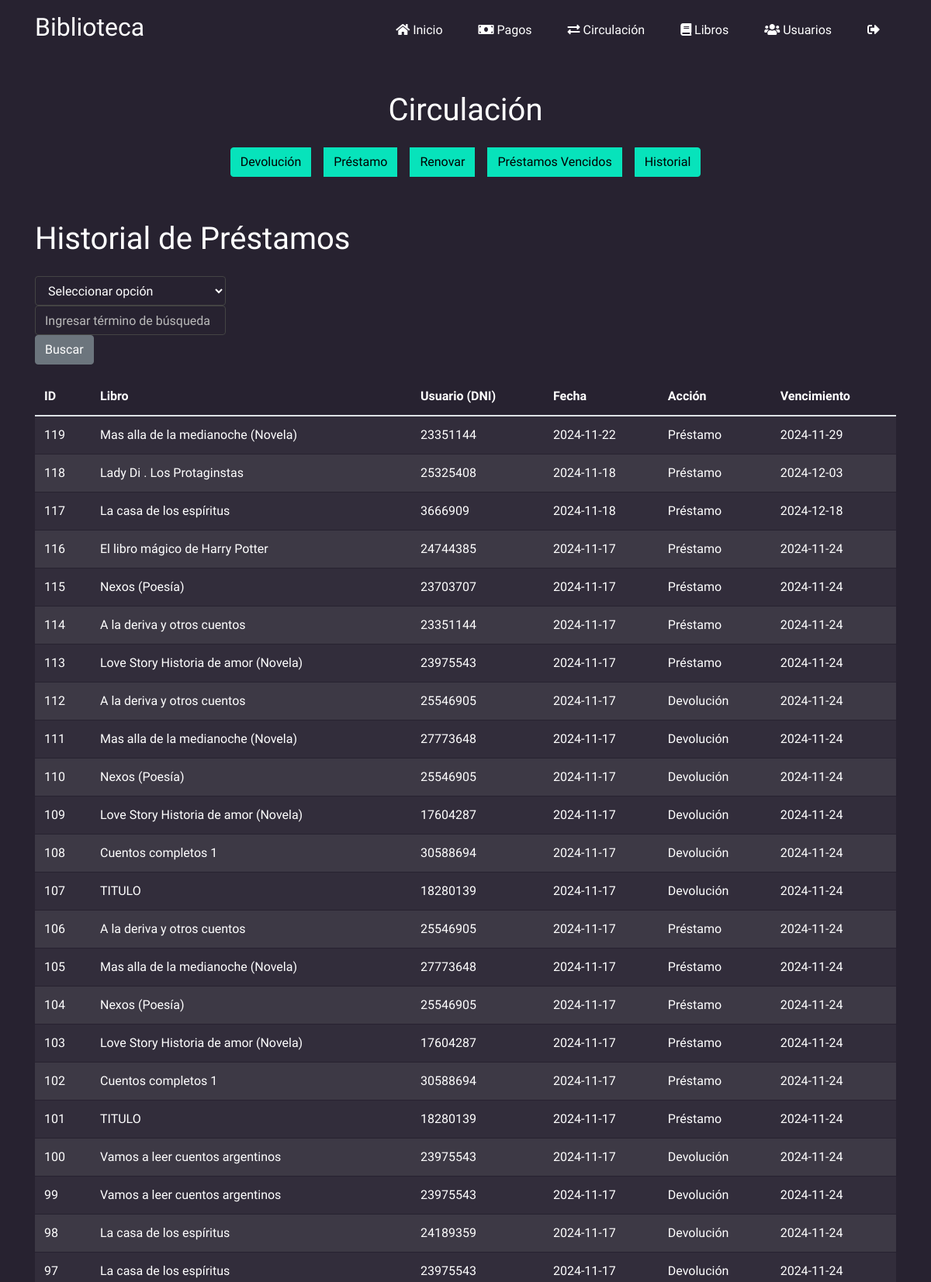
Screenshot of /circulacion/historial_prestamos.php (signed in, upper part) with the database file from the repository.
### tables this page shows
CREATE TABLE `historial_prestamos` (
  `id` int(11) NOT NULL,
  `libro_id` int(11) NOT NULL,
  `usuario_id` int(11) NOT NULL,
  `fecha` date NOT NULL,
  `accion` text DEFAULT NULL,
  `vencimiento` date DEFAULT NULL,
  `realizo_accion` varchar(255) DEFAULT NULL
);

CREATE TABLE `libros` (
  `AUTOR` varchar(255) NOT NULL,
  `TITULO` varchar(255) NOT NULL,
  `EDITORIAL` varchar(255) NOT NULL,
  `ISBN` varchar(50) NOT NULL,
  `ID` int(11) NOT NULL,
  `ESTANTE` varchar(255) DEFAULT NULL,
  `CATEGORIA` varchar(255) DEFAULT NULL,
  `CDU` varchar(255) DEFAULT NULL,
  `NUMERO` varchar(255) DEFAULT NULL,
  `ESTADO` varchar(255) DEFAULT NULL
);

CREATE TABLE `usuarios` (
  `id` int(11) NOT NULL,
  `password` text NOT NULL,
  `apellido` varchar(255) NOT NULL,
  `dni` varchar(20) NOT NULL,
  `categoria` varchar(50) NOT NULL,
  `correo` varchar(255) NOT NULL,
  `telefono` varchar(20) NOT NULL,
  `numero_de_socio` int(11) NOT NULL,
  `tipo_usuario` enum('administrador','socio') NOT NULL DEFAULT 'socio',
  `nombre` varchar(255) NOT NULL,
  `direccion` varchar(255) NOT NULL,
  `genero` varchar(10) DEFAULT NULL
);

### circulacion/historial_prestamos.php (the view, shortened to what this page needs)
<?php include 'header_circulacion.php'; ?>
<?php
include '../db_connection.php';
$sql = "SELECT hp.id, l.TITULO, u.dni AS USUARIO, hp.fecha, hp.accion, hp.vencimiento
        FROM historial_prestamos hp
        JOIN libros l ON hp.libro_id = l.ID
        JOIN usuarios u ON hp.usuario_id = u.id";
$sql .= " ORDER BY hp.id DESC LIMIT 300";
$result = $conn->query($sql);
?>
<!DOCTYPE html>
<html lang="es">
<head>
    <link rel="stylesheet" href="https://stackpath.bootstrapcdn.com/bootstrap/4.5.2/css/bootstrap.min.css">
</head>
<body class="lexend-custom">
    <div class="container mt-5">
        <h1 class="mb-4">Historial de Préstamos</h1>
        <div class="d-flex justify-content-between mb-3">
            <form method="GET" action="historial_prestamos.php" class="search-form">
                <select name="search_option" class="form-control" required>
                    <option value="">Seleccionar opción</option>
                </select>
                <input type="text" name="search_term" class="form-control" placeholder="Ingresar término de búsqueda" value="<?php echo isset($_GET['search_term']) ? $_GET['search_term'] : ''; ?>" required>
                <button type="submit" class="btn btn-secondary">Buscar</button>
            </form>
        </div>
        <div class="table-responsive">
            <table class="table table-striped">
                <thead>
                    <tr>
                        <th>ID</th>
                        <th>Libro</th>
                        <th>Usuario (DNI)</th>
                        <th>Fecha</th>
                        <th>Acción</th>
                        <th>Vencimiento</th>
                    </tr>
                </thead>
                <tbody>
                    <?php
                    if ($result->num_rows > 0) {
                        while($row = $result->fetch_assoc()) {
                            echo "<tr>";
                            echo "<td>" . htmlspecialchars($row["id"]) . "</td>";
                            echo "<td>" . htmlspecialchars($row["TITULO"]) . "</td>";
                            echo "<td>" . htmlspecialchars($row["USUARIO"]) . "</td>";
                            echo "<td>" . htmlspecialchars($row["fecha"]) . "</td>";
                            echo "<td>" . htmlspecialchars($row["accion"]) . "</td>";
                            echo "<td>" . htmlspecialchars($row["vencimiento"]) . "</td>";
                            echo "</tr>";
                        }
                    } else {
                        echo "<tr><td colspan='6' class='text-center'>No hay resultados</td></tr>";
                    }
                    ?>
                </tbody>
            </table>
        </div>
    </div>
</body>
</html>

### header.php (style rules this page uses)
.lexend-custom { font-family: 'Lexend', sans-serif; font-optical-sizing: auto; font-weight: 400; font-style: normal; }
body { padding-top: 70px; }

### circulacion/header_circulacion.php (style rules this page uses)
body, body * { color: white !important; }
body { background-color: #272230 !important; color: white !important; }
.form-control { background-color: #272230 !important; color: white !important; border: 1px solid #444 !important; }
.form-control::placeholder { color: #bbb !important; }

### circulacion/historial_prestamos.php (style rules this page uses)
.lexend-custom { font-family: 'Lexend', sans-serif; font-optical-sizing: auto; font-weight: 400; font-style: normal; }
body { background-color: #272230; color: white; }
.table { background-color: #272230; color: white; }
.table-striped tbody tr { background-color: #272230 !important; }
.table-striped tbody tr:nth-of-type(odd) { background-color: rgba(255, 255, 255, 0.05) !important; }
.table-striped tbody tr:nth-of-type(even) { background-color: rgba(255, 255, 255, 0.1) !important; }
.table thead th { color: white; }
.table td, .table th { border-color: #272230; }

### rows the page displays
historial_prestamos: id "119", libro.TITULO "Mas alla de la medianoche (Novela)", usuario.dni "23351144", fecha "2024-11-22", accion "Préstamo", vencimiento "2024-11-29"
historial_prestamos: id "118", libro.TITULO "Lady Di . Los Protaginstas", usuario.dni "25325408", fecha "2024-11-18", accion "Préstamo", vencimiento "2024-12-03"
historial_prestamos: id "117", libro.TITULO "La casa de los espíritus", usuario.dni "3666909", fecha "2024-11-18", accion "Préstamo", vencimiento "2024-12-18"
historial_prestamos: id "116", libro.TITULO "El libro mágico de Harry Potter", usuario.dni "24744385", fecha "2024-11-17", accion "Préstamo", vencimiento "2024-11-24"
historial_prestamos: id "115", libro.TITULO "Nexos (Poesía)", usuario.dni "23703707", fecha "2024-11-17", accion "Préstamo", vencimiento "2024-11-24"
historial_prestamos: id "114", libro.TITULO "A la deriva y otros cuentos", usuario.dni "23351144", fecha "2024-11-17", accion "Préstamo", vencimiento "2024-11-24"
historial_prestamos: id "113", libro.TITULO "Love Story Historia de amor (Novela)", usuario.dni "23975543", fecha "2024-11-17", accion "Préstamo", vencimiento "2024-11-24"
historial_prestamos: id "112", libro.TITULO "A la deriva y otros cuentos", usuario.dni "25546905", fecha "2024-11-17", accion "Devolución", vencimiento "2024-11-24"
historial_prestamos: id "111", libro.TITULO "Mas alla de la medianoche (Novela)", usuario.dni "27773648", fecha "2024-11-17", accion "Devolución", vencimiento "2024-11-24"
historial_prestamos: id "110", libro.TITULO "Nexos (Poesía)", usuario.dni "25546905", fecha "2024-11-17", accion "Devolución", vencimiento "2024-11-24"
historial_prestamos: id "109", libro.TITULO "Love Story Historia de amor (Novela)", usuario.dni "17604287", fecha "2024-11-17", accion "Devolución", vencimiento "2024-11-24"
historial_prestamos: id "108", libro.TITULO "Cuentos completos 1", usuario.dni "30588694", fecha "2024-11-17", accion "Devolución", vencimiento "2024-11-24"
historial_prestamos: id "107", libro.TITULO "TITULO", usuario.dni "18280139", fecha "2024-11-17", accion "Devolución", vencimiento "2024-11-24"
historial_prestamos: id "106", libro.TITULO "A la deriva y otros cuentos", usuario.dni "25546905", fecha "2024-11-17", accion "Préstamo", vencimiento "2024-11-24"
historial_prestamos: id "105", libro.TITULO "Mas alla de la medianoche (Novela)", usuario.dni "27773648", fecha "2024-11-17", accion "Préstamo", vencimiento "2024-11-24"
historial_prestamos: id "104", libro.TITULO "Nexos (Poesía)", usuario.dni "25546905", fecha "2024-11-17", accion "Préstamo", vencimiento "2024-11-24"
historial_prestamos: id "103", libro.TITULO "Love Story Historia de amor (Novela)", usuario.dni "17604287", fecha "2024-11-17", accion "Préstamo", vencimiento "2024-11-24"
historial_prestamos: id "102", libro.TITULO "Cuentos completos 1", usuario.dni "30588694", fecha "2024-11-17", accion "Préstamo", vencimiento "2024-11-24"
historial_prestamos: id "101", libro.TITULO "TITULO", usuario.dni "18280139", fecha "2024-11-17", accion "Préstamo", vencimiento "2024-11-24"
historial_prestamos: id "100", libro.TITULO "Vamos a leer cuentos argentinos", usuario.dni "23975543", fecha "2024-11-17", accion "Devolución", vencimiento "2024-11-24"
historial_prestamos: id "99", libro.TITULO "Vamos a leer cuentos argentinos", usuario.dni "23975543", fecha "2024-11-17", accion "Devolución", vencimiento "2024-11-24"
historial_prestamos: id "98", libro.TITULO "La casa de los espíritus", usuario.dni "24189359", fecha "2024-11-17", accion "Devolución", vencimiento "2024-11-24"
historial_prestamos: id "97", libro.TITULO "La casa de los espíritus", usuario.dni "23975543", fecha "2024-11-17", accion "Devolución", vencimiento "2024-11-24"
